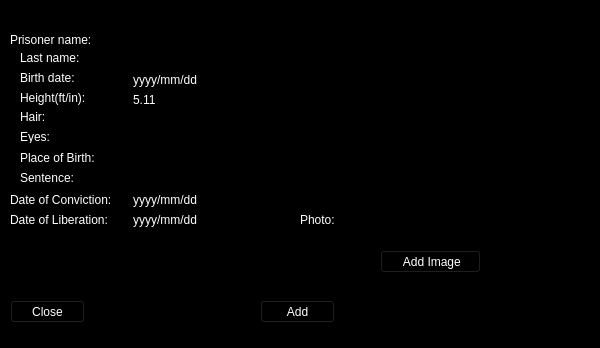
<?xml version="1.0" encoding="UTF-8"?>
<ui version="4.0">
 <class>AddPrisoner</class>
 <widget class="QWidget" name="AddPrisoner">
  <property name="geometry">
   <rect>
    <x>0</x>
    <y>0</y>
    <width>600</width>
    <height>348</height>
   </rect>
  </property>
  <property name="windowTitle">
   <string>Form</string>
  </property>
  <property name="styleSheet">
   <string notr="true">background-color: rgb(0, 0, 0);
color: rgb(255, 255, 255);</string>
  </property>
  <widget class="QLineEdit" name="firstName_lineEdit">
   <property name="geometry">
    <rect>
     <x>130</x>
     <y>30</y>
     <width>113</width>
     <height>20</height>
    </rect>
   </property>
  </widget>
  <widget class="QPushButton" name="add_pushButton">
   <property name="geometry">
    <rect>
     <x>260</x>
     <y>300</y>
     <width>75</width>
     <height>23</height>
    </rect>
   </property>
   <property name="text">
    <string>Add</string>
   </property>
  </widget>
  <widget class="QLabel" name="label_12">
   <property name="geometry">
    <rect>
     <x>10</x>
     <y>210</y>
     <width>121</width>
     <height>20</height>
    </rect>
   </property>
   <property name="text">
    <string>Date of Liberation:</string>
   </property>
  </widget>
  <widget class="QLabel" name="label_2">
   <property name="geometry">
    <rect>
     <x>10</x>
     <y>30</y>
     <width>101</width>
     <height>20</height>
    </rect>
   </property>
   <property name="text">
    <string>Prisoner name:</string>
   </property>
  </widget>
  <widget class="QPushButton" name="close_pushButton">
   <property name="geometry">
    <rect>
     <x>10</x>
     <y>300</y>
     <width>75</width>
     <height>23</height>
    </rect>
   </property>
   <property name="text">
    <string>Close</string>
   </property>
  </widget>
  <widget class="QLabel" name="label_6">
   <property name="geometry">
    <rect>
     <x>20</x>
     <y>110</y>
     <width>47</width>
     <height>13</height>
    </rect>
   </property>
   <property name="text">
    <string>Hair:</string>
   </property>
  </widget>
  <widget class="QLineEdit" name="placeOfBirth_lineEdit">
   <property name="geometry">
    <rect>
     <x>130</x>
     <y>150</y>
     <width>113</width>
     <height>20</height>
    </rect>
   </property>
  </widget>
  <widget class="QLabel" name="label_5">
   <property name="geometry">
    <rect>
     <x>20</x>
     <y>90</y>
     <width>81</width>
     <height>16</height>
    </rect>
   </property>
   <property name="text">
    <string>Height(ft/in):</string>
   </property>
  </widget>
  <widget class="QLabel" name="label_4">
   <property name="geometry">
    <rect>
     <x>20</x>
     <y>70</y>
     <width>61</width>
     <height>16</height>
    </rect>
   </property>
   <property name="text">
    <string>Birth date:</string>
   </property>
  </widget>
  <widget class="QLabel" name="label_11">
   <property name="geometry">
    <rect>
     <x>10</x>
     <y>190</y>
     <width>121</width>
     <height>20</height>
    </rect>
   </property>
   <property name="text">
    <string>Date of Conviction:</string>
   </property>
  </widget>
  <widget class="QLabel" name="label_10">
   <property name="geometry">
    <rect>
     <x>20</x>
     <y>170</y>
     <width>91</width>
     <height>16</height>
    </rect>
   </property>
   <property name="text">
    <string>Sentence:</string>
   </property>
  </widget>
  <widget class="QLabel" name="label_8">
   <property name="geometry">
    <rect>
     <x>20</x>
     <y>130</y>
     <width>47</width>
     <height>13</height>
    </rect>
   </property>
   <property name="text">
    <string>Eyes:</string>
   </property>
  </widget>
  <widget class="QLabel" name="label_3">
   <property name="geometry">
    <rect>
     <x>20</x>
     <y>50</y>
     <width>61</width>
     <height>16</height>
    </rect>
   </property>
   <property name="text">
    <string>Last name:</string>
   </property>
  </widget>
  <widget class="QLineEdit" name="lastName_lineEdit">
   <property name="geometry">
    <rect>
     <x>130</x>
     <y>50</y>
     <width>113</width>
     <height>20</height>
    </rect>
   </property>
  </widget>
  <widget class="QLineEdit" name="sentence_lineEdit">
   <property name="geometry">
    <rect>
     <x>130</x>
     <y>170</y>
     <width>391</width>
     <height>20</height>
    </rect>
   </property>
  </widget>
  <widget class="QLabel" name="label_9">
   <property name="geometry">
    <rect>
     <x>20</x>
     <y>150</y>
     <width>101</width>
     <height>16</height>
    </rect>
   </property>
   <property name="text">
    <string>Place of Birth:</string>
   </property>
  </widget>
  <widget class="QLineEdit" name="birthDate_lineEdit">
   <property name="geometry">
    <rect>
     <x>130</x>
     <y>70</y>
     <width>113</width>
     <height>20</height>
    </rect>
   </property>
   <property name="text">
    <string>yyyy/mm/dd</string>
   </property>
  </widget>
  <widget class="QLineEdit" name="height_lineEdit">
   <property name="geometry">
    <rect>
     <x>130</x>
     <y>90</y>
     <width>113</width>
     <height>20</height>
    </rect>
   </property>
   <property name="text">
    <string>5.11</string>
   </property>
  </widget>
  <widget class="QLineEdit" name="hair_lineEdit">
   <property name="geometry">
    <rect>
     <x>130</x>
     <y>110</y>
     <width>113</width>
     <height>20</height>
    </rect>
   </property>
  </widget>
  <widget class="QLineEdit" name="eyes_lineEdit">
   <property name="geometry">
    <rect>
     <x>130</x>
     <y>130</y>
     <width>113</width>
     <height>20</height>
    </rect>
   </property>
  </widget>
  <widget class="QLineEdit" name="dateOfConviction_lineEdit">
   <property name="geometry">
    <rect>
     <x>130</x>
     <y>190</y>
     <width>113</width>
     <height>20</height>
    </rect>
   </property>
   <property name="text">
    <string>yyyy/mm/dd</string>
   </property>
  </widget>
  <widget class="QLineEdit" name="dateToBeLiberated_lineEdit">
   <property name="geometry">
    <rect>
     <x>130</x>
     <y>210</y>
     <width>113</width>
     <height>20</height>
    </rect>
   </property>
   <property name="text">
    <string>yyyy/mm/dd</string>
   </property>
  </widget>
  <widget class="QPushButton" name="addImage_pushButton">
   <property name="geometry">
    <rect>
     <x>380</x>
     <y>250</y>
     <width>101</width>
     <height>23</height>
    </rect>
   </property>
   <property name="text">
    <string> Add Image</string>
   </property>
  </widget>
  <widget class="QLabel" name="label_7">
   <property name="geometry">
    <rect>
     <x>300</x>
     <y>210</y>
     <width>41</width>
     <height>20</height>
    </rect>
   </property>
   <property name="text">
    <string>Photo:</string>
   </property>
  </widget>
  <widget class="QLineEdit" name="photo_lineEdit">
   <property name="geometry">
    <rect>
     <x>350</x>
     <y>210</y>
     <width>161</width>
     <height>20</height>
    </rect>
   </property>
  </widget>
  <widget class="QLabel" name="image_label">
   <property name="geometry">
    <rect>
     <x>320</x>
     <y>10</y>
     <width>181</width>
     <height>151</height>
    </rect>
   </property>
   <property name="cursor">
    <cursorShape>PointingHandCursor</cursorShape>
   </property>
   <property name="text">
    <string/>
   </property>
   <property name="pixmap">
    <pixmap>../../../Downloads/no-image.png</pixmap>
   </property>
   <property name="scaledContents">
    <bool>true</bool>
   </property>
  </widget>
 </widget>
 <resources/>
 <connections>
  <connection>
   <sender>close_pushButton</sender>
   <signal>clicked()</signal>
   <receiver>AddPrisoner</receiver>
   <slot>hide()</slot>
   <hints>
    <hint type="sourcelabel">
     <x>80</x>
     <y>314</y>
    </hint>
    <hint type="destinationlabel">
     <x>118</x>
     <y>267</y>
    </hint>
   </hints>
  </connection>
  <connection>
   <sender>add_pushButton</sender>
   <signal>clicked()</signal>
   <receiver>AddPrisoner</receiver>
   <slot>add_prisoner_clicked()</slot>
   <hints>
    <hint type="sourcelabel">
     <x>317</x>
     <y>307</y>
    </hint>
    <hint type="destinationlabel">
     <x>451</x>
     <y>258</y>
    </hint>
   </hints>
  </connection>
  <connection>
   <sender>addImage_pushButton</sender>
   <signal>clicked()</signal>
   <receiver>AddPrisoner</receiver>
   <slot>open_image()</slot>
   <hints>
    <hint type="sourcelabel">
     <x>453</x>
     <y>260</y>
    </hint>
    <hint type="destinationlabel">
     <x>552</x>
     <y>113</y>
    </hint>
   </hints>
  </connection>
 </connections>
 <slots>
  <slot>add_prisoner_clicked()</slot>
  <slot>open_image()</slot>
 </slots>
</ui>
